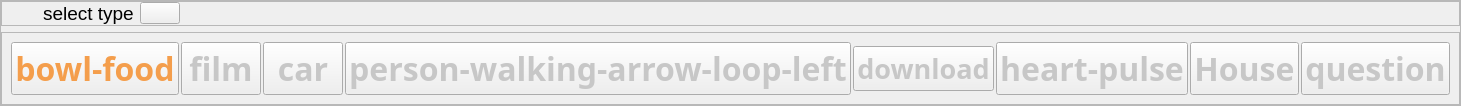
                <widget class="QFrame" name="frame_8">
                 <property name="minimumSize">
                  <size>
                   <width>0</width>
                   <height>57</height>
                  </size>
                 </property>
                 <property name="frameShape">
                  <enum>QFrame::StyledPanel</enum>
                 </property>
                 <property name="frameShadow">
                  <enum>QFrame::Raised</enum>
                 </property>
                 <layout class="QVBoxLayout" name="verticalLayout_32">
                  <property name="leftMargin">
                   <number>0</number>
                  </property>
                  <property name="topMargin">
                   <number>0</number>
                  </property>
                  <property name="rightMargin">
                   <number>0</number>
                  </property>
                  <property name="bottomMargin">
                   <number>0</number>
                  </property>
                  <item>
                   <widget class="QFrame" name="frame_12">
                    <property name="frameShape">
                     <enum>QFrame::StyledPanel</enum>
                    </property>
                    <property name="frameShadow">
                     <enum>QFrame::Raised</enum>
                    </property>
                    <layout class="QHBoxLayout" name="horizontalLayout_13">
                     <property name="leftMargin">
                      <number>41</number>
                     </property>
                     <property name="topMargin">
                      <number>0</number>
                     </property>
                     <property name="rightMargin">
                      <number>41</number>
                     </property>
                     <property name="bottomMargin">
                      <number>0</number>
                     </property>
                     <item>
                      <widget class="QLabel" name="label_4">
                       <property name="font">
                        <font>
                         <family>Arial</family>
                         <pointsize>14</pointsize>
                         <bold>false</bold>
                        </font>
                       </property>
                       <property name="text">
                        <string>select type</string>
                       </property>
                      </widget>
                     </item>
                     <item>
                      <widget class="QPushButton" name="pushButton_6">
                       <property name="sizePolicy">
                        <sizepolicy hsizetype="Fixed" vsizetype="Fixed">
                         <horstretch>0</horstretch>
                         <verstretch>0</verstretch>
                        </sizepolicy>
                       </property>
                       <property name="minimumSize">
                        <size>
                         <width>16</width>
                         <height>16</height>
                        </size>
                       </property>
                       <property name="text">
                        <string/>
                       </property>
                       <property name="icon">
                        <iconset resource="test.qrc">
                         <normaloff>:/images/image/info-circle.svg</normaloff>:/images/image/info-circle.svg</iconset>
                       </property>
                      </widget>
                     </item>
                     <item>
                      <spacer name="horizontalSpacer_6">
                       <property name="orientation">
                        <enum>Qt::Horizontal</enum>
                       </property>
                       <property name="sizeHint" stdset="0">
                        <size>
                         <width>40</width>
                         <height>20</height>
                        </size>
                       </property>
                      </spacer>
                     </item>
                    </layout>
                   </widget>
                  </item>
                  <item>
                   <widget class="QFrame" name="frame_13">
                    <property name="frameShape">
                     <enum>QFrame::StyledPanel</enum>
                    </property>
                    <property name="frameShadow">
                     <enum>QFrame::Raised</enum>
                    </property>
                    <layout class="QHBoxLayout" name="horizontalLayout_16">
                     <property name="spacing">
                      <number>2</number>
                     </property>
                     <item>
                      <widget class="QPushButton" name="typefoodButton">
                       <property name="font">
                        <font>
                         <family>Font Awesome 6 Free</family>
                         <pointsize>24</pointsize>
                         <bold>true</bold>
                        </font>
                       </property>
                       <property name="styleSheet">
                        <string notr="true">color: #F49E4C</string>
                       </property>
                       <property name="text">
                        <string>bowl-food</string>
                       </property>
                      </widget>
                     </item>
                     <item>
                      <widget class="QPushButton" name="typeentertainButton">
                       <property name="font">
                        <font>
                         <family>Font Awesome 6 Free</family>
                         <pointsize>24</pointsize>
                         <bold>true</bold>
                        </font>
                       </property>
                       <property name="styleSheet">
                        <string notr="true">color: #C7C7C7</string>
                       </property>
                       <property name="text">
                        <string>film</string>
                       </property>
                      </widget>
                     </item>
                     <item>
                      <widget class="QPushButton" name="typetransportButton">
                       <property name="font">
                        <font>
                         <family>Font Awesome 6 Free</family>
                         <pointsize>24</pointsize>
                         <bold>true</bold>
                        </font>
                       </property>
                       <property name="styleSheet">
                        <string notr="true">color: #C7C7C7</string>
                       </property>
                       <property name="text">
                        <string>car</string>
                       </property>
                      </widget>
                     </item>
                     <item>
                      <widget class="QPushButton" name="typereturnButton">
                       <property name="font">
                        <font>
                         <family>Font Awesome 6 Free</family>
                         <pointsize>24</pointsize>
                         <bold>true</bold>
                        </font>
                       </property>
                       <property name="styleSheet">
                        <string notr="true">color: #C7C7C7</string>
                       </property>
                       <property name="text">
                        <string>person-walking-arrow-loop-left</string>
                       </property>
                      </widget>
                     </item>
                     <item>
                      <widget class="QPushButton" name="typelendButton">
                       <property name="font">
                        <font>
                         <family>Font Awesome 6 Free</family>
                         <pointsize>20</pointsize>
                         <bold>true</bold>
                        </font>
                       </property>
                       <property name="styleSheet">
                        <string notr="true">color: #C7C7C7</string>
                       </property>
                       <property name="text">
                        <string>download</string>
                       </property>
                      </widget>
                     </item>
                     <item>
                      <widget class="QPushButton" name="typehealthcareButton">
                       <property name="font">
                        <font>
                         <family>Font Awesome 6 Free</family>
                         <pointsize>24</pointsize>
                         <bold>true</bold>
                        </font>
                       </property>
                       <property name="styleSheet">
                        <string notr="true">color: #C7C7C7</string>
                       </property>
                       <property name="text">
                        <string>heart-pulse</string>
                       </property>
                      </widget>
                     </item>
                     <item>
                      <widget class="QPushButton" name="typehousingButton">
                       <property name="font">
                        <font>
                         <family>Font Awesome 6 Free</family>
                         <pointsize>24</pointsize>
                         <bold>true</bold>
                        </font>
                       </property>
                       <property name="styleSheet">
                        <string notr="true">color: #C7C7C7</string>
                       </property>
                       <property name="text">
                        <string>House</string>
                       </property>
                      </widget>
                     </item>
                     <item>
                      <widget class="QPushButton" name="typeothersButton">
                       <property name="font">
                        <font>
                         <family>Font Awesome 6 Free</family>
                         <pointsize>24</pointsize>
                         <bold>true</bold>
                        </font>
                       </property>
                       <property name="styleSheet">
                        <string notr="true">color: #C7C7C7</string>
                       </property>
                       <property name="text">
                        <string>question</string>
                       </property>
                      </widget>
                     </item>
                    </layout>
                   </widget>
                  </item>
                 </layout>
                </widget>
